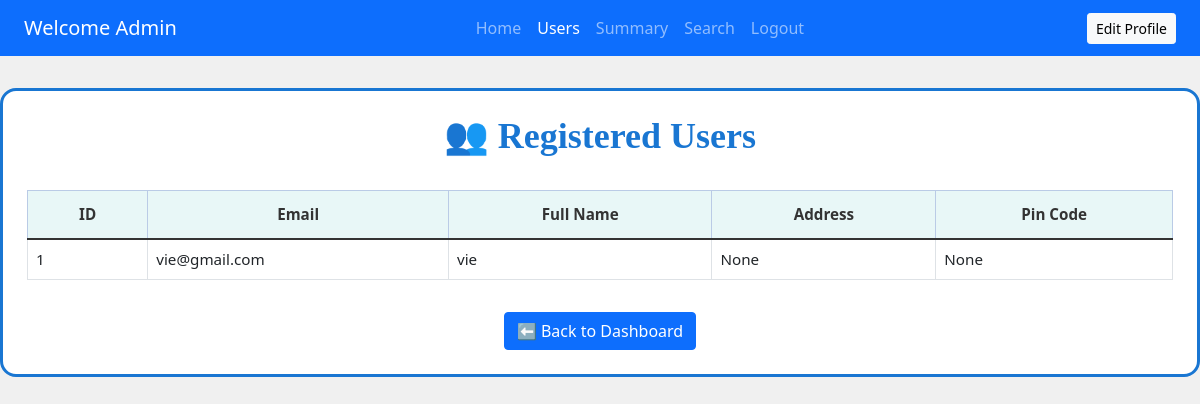
The app's page /view_users, older data.
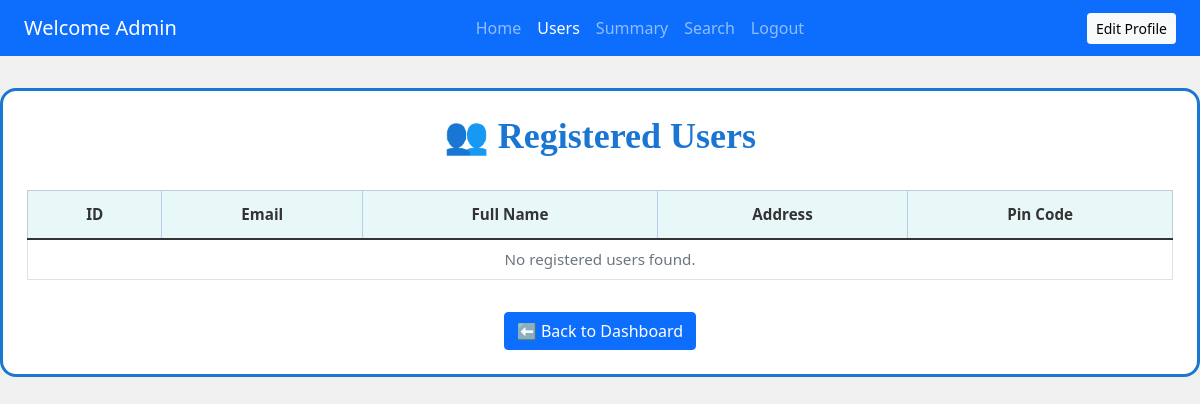
The same page, newer data.
### backend/models.py (models this page shows)
class User_Info(db.Model):
    __tablename__ = "user_info"
    id = db.Column(db.Integer, primary_key=True)
    full_name = db.Column(db.String(100))
    user_name = db.Column(db.String(100), unique=True)
    email = db.Column(db.String(120), unique=True)
    pwd = db.Column(db.String(100))
    phone = db.Column(db.String(20))
    address = db.Column(db.String(200))
    pincode = db.Column(db.String(10))
    role = db.Column(db.Integer, default=1)  # 0=admin, 1=user
    reservations = db.relationship('Reservation', backref='user', lazy=True)

### backend/controllers.py (the view)
    @app.route("/view_users")
    def view_users():
        users = User_Info.query.filter_by(role=1).all()
        return render_template("admin_view_users.html", users=users)

### templates/admin_view_users.html (shortened to what this page needs)
<!DOCTYPE html>
<html lang="en">
<head>
  <link rel="stylesheet" href="{{ url_for('static', filename='css/style.css') }}">
  <link href="https://cdn.jsdelivr.net/npm/bootstrap@5.0.2/dist/css/bootstrap.min.css" rel="stylesheet">
  <link href="https://cdn.jsdelivr.net/npm/bootstrap-icons@1.11.3/font/bootstrap-icons.css" rel="stylesheet">
</head>
<body class="admin-dashboard-page">
<nav class="navbar navbar-expand-lg navbar-dark bg-primary px-4">
  <a class="navbar-brand" href="#">Welcome Admin</a>
  <div class="collapse navbar-collapse justify-content-center" id="navbarNav">
    <ul class="navbar-nav">
      <li class="nav-item"><a class="nav-link" href="{{ url_for('admin_dashboard') }}">Home</a></li>
      <li class="nav-item"><a class="nav-link active" href="{{ url_for('view_users') }}">Users</a></li>
      <li class="nav-item"><a class="nav-link" href="{{ url_for('admin_summary') }}">Summary</a></li>
      <li class="nav-item"><a class="nav-link" href="{{ url_for('admin_search') }}">Search</a></li>
      <li class="nav-item"><a class="nav-link" href="/login">Logout</a></li>
    </ul>
  </div>
  <div class="d-flex">
    <a href="{{ url_for('edit_profile') }}" class="btn btn-light btn-sm">Edit Profile</a>
  </div>
</nav>
<div id="panel" class="p-4">
  <h2 class="admin-dashboard-title">👥 Registered Users</h2>
  <div class="table-responsive">
    <table class="table table-hover table-bordered">
      <thead class="table-primary text-center">
        <tr>
          <th>ID</th>
          <th>Email</th>
          <th>Full Name</th>
          <th>Address</th>
          <th>Pin Code</th>
        </tr>
      </thead>
      <tbody>
        {% for user in users %}
        <tr>
          <td>{{ user.id }}</td>
          <td>{{ user.email }}</td>
          <td>{{ user.full_name }}</td>
          <td>{{ user.address }}</td>
          <td>{{ user.pincode }}</td>
        </tr>
        {% else %}
        <tr>
          <td colspan="5" class="text-center text-muted">No registered users found.</td>
        </tr>
        {% endfor %}
      </tbody>
    </table>
  </div>
  <div class="text-center mt-3">
    <a href="{{ url_for('admin_dashboard') }}" class="btn btn-primary">⬅️ Back to Dashboard</a>
  </div>
</div>
</body>
</html>

### static/css/style.css (style rules this page uses)
* { margin: 0; padding: 0; box-sizing: border-box; }
.table-responsive { overflow-x:auto; }
.admin-dashboard-page { background: #f0f0f0; }
.admin-dashboard-page #panel { background: #fff; padding: 2rem; max-width: 1400px; margin: 2rem auto; border: 3px solid #1976d2; border-radius: 1rem; }
.admin-dashboard-page .admin-dashboard-title { font-size: 2.25rem; font-weight: 700; color: #1976d2; text-align: center; margin-bottom: 2rem; font-family: 'Brush Script MT', cursive; }
body { background: #f5f7fa; font-family: 'Poppins', sans-serif; margin: 0; padding: 0; }
.table { font-size: 0.95rem; }
.table thead th { background-color: #f8f9fb; border-bottom: none; font-weight: 600; padding: 0.75rem 1rem; }
.table tbody td { vertical-align: middle; }
.btn-sm { font-size: 0.75rem; padding: 0.4rem 0.7rem; border-radius: 0.4rem; }
.table thead th { background-color: #e8f7f7; color: #333; border-bottom: 2px solid #d0e8e8; font-weight: 600; }
body { background: linear-gradient(135deg, #f8f9fa, #e9ecef); }

Row changes from the older to the newer data that the page shows:
no longer on this page (row edited): User_Info: id "1", email "vie@gmail.com", full_name "vie", address "None", pincode "None"
Text that changed along with them:
text now shown: "No registered users found."
